Frame 1 (no input): blank canvas, image omitted
Frame 60 (the mouse pressed at the canvas centre just before this capture): blank canvas, image omitted
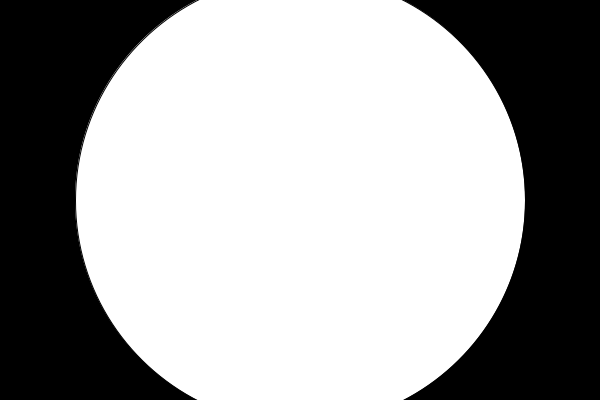
Frame 120 (the mouse held since frame 60 and released just before this capture)

The Processing sketch whose frames 1 and 60 were blank and that drew this single picture after the mouse press (run headless with seeded random() and noise(); from frame 60 on, the mouse is pressed at the canvas centre):

// Processing sketch: tax_calculator_250502f
// ── tax_calculator_250502f.pde
void setup() {
  size(600,400);
  background(0);
  runTests();
}

void draw() {
  background(0);
  //myFunction(mouseX);
  float price = tax(mouseX); 
  ellipse(mouseX, mouseY, price, price);
}

void myFunction(int x) {
  println(x + x * 0.1);
}

float tax(float x) {
  return x * 1.5;
}

// ── tests.pde
void runTests() {
  println("--- Running Tests ---");

  testTax(100.0, 150.0);
  testTax(0.0, 0.0);
  testTax(1.0, 1.5);
  testTax(1000000.0, 1500000.0);
  testTax(-10.0, -15.0);

  println("--- Tests Completed ---");
}

void testTax(float input, float expected) {
  float actual = tax(input);
  if (abs(expected - actual) < 0.0001) {
    println("[PASS] tax(" + input + ") = " + actual);
  } else {
    println("[FAIL] tax(" + input + ") expected " + expected + " but got " + actual);
  }
}
